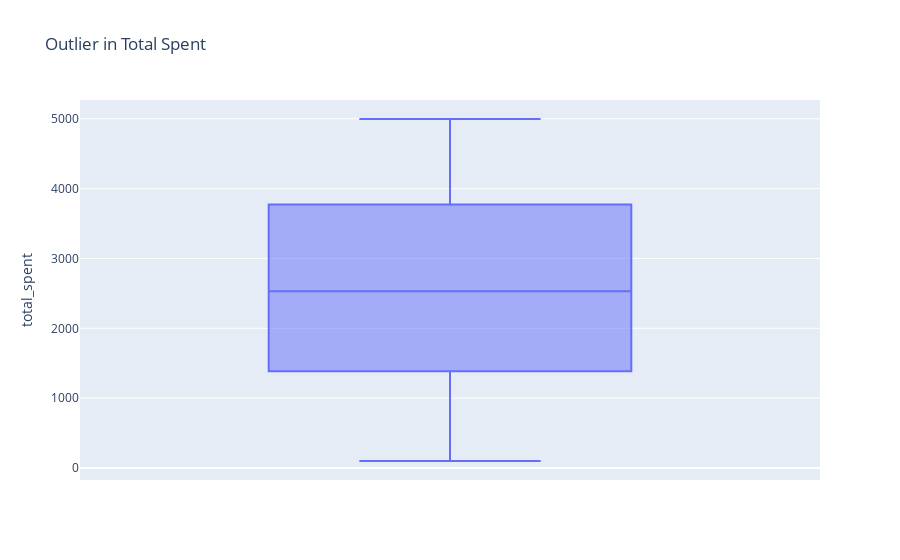

This figure's notebook cell:
### Markdown cell above
## OUTLIERS

### Code cell
# Analyze all numerical columns for outliers except churn & purchase frequency columns which have capped values. 
px.box(customer, y="total_spent", title="Outlier in Total Spent", labels={"x": "Feature", "y": ""})

### Figure 1 — Plotly figure (JSON) as saved in the notebook; plotly's stock layout.template omitted (floating-point values rounded to 4 significant figures; data arrays with more than 128 entries replaced by an {"elided": "..."} marker saying what was removed)
{"data": [{"alignmentgroup": "True", "hovertemplate": "total_spent=%{y}<extra></extra>", "legendgroup": "", "marker": {"color": "#636efa"}, "name": "", "notched": false, "offsetgroup": "", "orientation": "v", "showlegend": false, "type": "box", "x0": " ", "xaxis": "x", "y": {"elided": "2000 float values"}, "y0": " ", "yaxis": "y"}], "layout": {"boxmode": "group", "legend": {"tracegroupgap": 0}, "title": {"text": "Outlier in Total Spent"}, "xaxis": {"anchor": "y", "domain": [0, 1]}, "yaxis": {"anchor": "x", "domain": [0, 1], "title": {"text": "total_spent"}}}}
